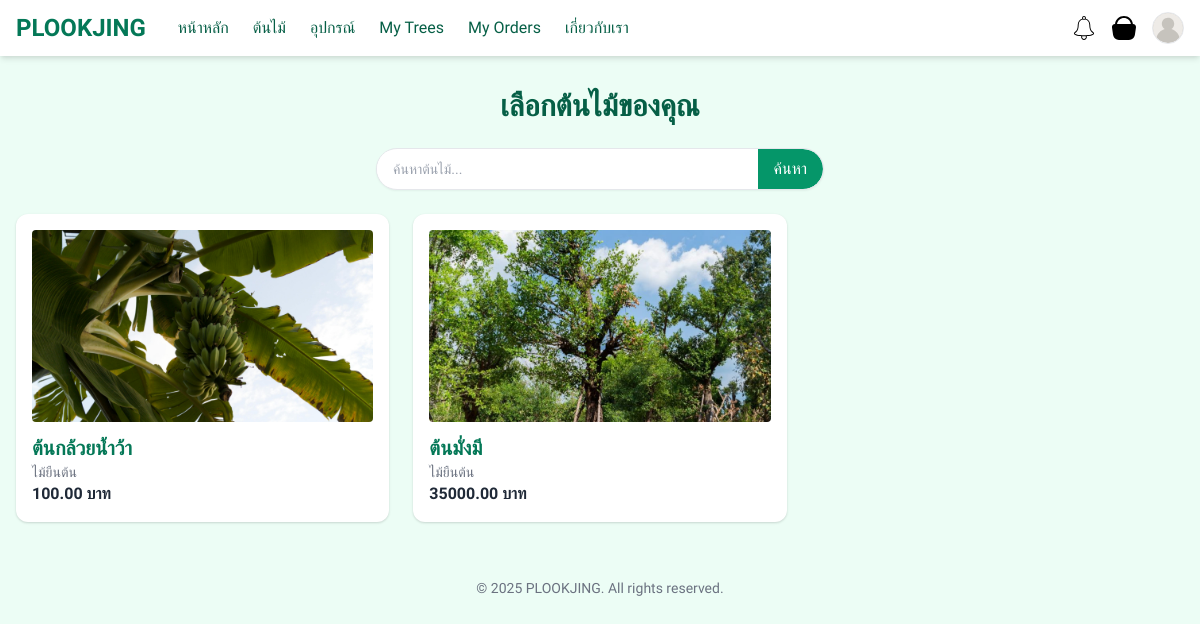
Screenshot of /select-tree/ with the database file from the repository.
### myapp/models.py (models this page shows, shortened)
class Tree(models.Model):
    name = models.CharField(max_length=100)
    species = models.CharField(max_length=100, default="Unknown")
    description = models.TextField(blank=True)
    image = models.ImageField(upload_to='tree/', null=True, blank=True)
    price = models.DecimalField(max_digits=10, decimal_places=2)

### myapp/views.py (the view)
# urls.py: path('select-tree/', views.select_tree, name='select_tree'),
def select_tree(request):
    query = request.GET.get('q')
    trees = Tree.objects.filter(name__icontains=query) if query else Tree.objects.all()
    return render(request, 'myapp/select_tree.html', {'trees': trees})

### myapp/templates/myapp/select_tree.html
{% extends 'base.html' %}
{% block content %}
  <h1 class="text-3xl font-bold text-green-800 mb-6 text-center">เลือกต้นไม้ของคุณ</h1>
  <div class="flex justify-center mb-6">
    <form method="GET" action="" class="w-full max-w-md">
      <div class="flex items-center border rounded-full bg-white shadow-sm overflow-hidden">
        <input type="text" name="q" placeholder="ค้นหาต้นไม้..." value="{{ request.GET.q }}"
               class="flex-1 px-4 py-2 focus:outline-none text-sm" />
        <button type="submit" class="bg-green-600 hover:bg-green-700 text-white px-4 py-2 rounded-r-full">
          ค้นหา
        </button>
      </div>
    </form>
  </div>
  <div class="grid grid-cols-1 sm:grid-cols-2 md:grid-cols-3 gap-6">
    {% for tree in trees %}
      <a href="{% url 'myapp:tree_detail' tree.id %}" class="block bg-white rounded-xl shadow p-4 hover:shadow-lg transition hover:ring-2 hover:ring-green-500">
        {% if tree.image %}
          <img src="{{ tree.image.url }}" alt="{{ tree.name }}" class="w-full h-48 object-cover rounded mb-3">
        {% endif %}
        <h2 class="text-xl font-semibold text-green-700">{{ tree.name }}</h2>
        <p class="text-gray-500 text-sm">{{ tree.species }}</p>
        <p class="text-orange-600 font-bold">{{ tree.price|floatformat:2 }} บาท</p>
      </a>
    {% empty %}
      <p class="col-span-full text-center text-gray-500">ยังไม่มีต้นไม้ในระบบ</p>
    {% endfor %}
  </div>
{% endblock %}

### myapp/templates/base.html (style rules this page uses)
body { font-family: 'Prompt', sans-serif; }

### rows the page displays
Tree: image (picture), name "ต้นกล้วยน้ำว้า", species "ไม้ยืนต้น", price "100.00"
Tree: image (picture), name "ต้นมั่งมี", species "ไม้ยืนต้น", price "35000.00"
